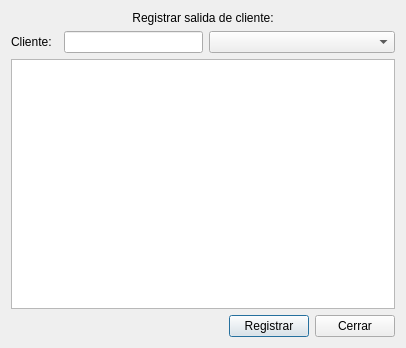
<?xml version="1.0" encoding="UTF-8"?>
<ui version="4.0">
 <class>RegistrarSalida</class>
 <widget class="QDialog" name="RegistrarSalida">
  <property name="geometry">
   <rect>
    <x>0</x>
    <y>0</y>
    <width>406</width>
    <height>348</height>
   </rect>
  </property>
  <property name="windowTitle">
   <string>Dialog</string>
  </property>
  <layout class="QVBoxLayout" name="verticalLayout">
   <item>
    <widget class="QLabel" name="label">
     <property name="text">
      <string>Registrar salida de cliente:</string>
     </property>
     <property name="alignment">
      <set>Qt::AlignmentFlag::AlignCenter</set>
     </property>
    </widget>
   </item>
   <item>
    <layout class="QHBoxLayout" name="horizontalLayout" stretch="1,3,4">
     <item>
      <widget class="QLabel" name="label_2">
       <property name="text">
        <string>Cliente: </string>
       </property>
      </widget>
     </item>
     <item>
      <widget class="QLineEdit" name="lineEditCliente"/>
     </item>
     <item>
      <widget class="QComboBox" name="comboBoxCliente"/>
     </item>
    </layout>
   </item>
   <item>
    <widget class="QTextEdit" name="textEditInformacion">
     <property name="readOnly">
      <bool>true</bool>
     </property>
    </widget>
   </item>
   <item>
    <layout class="QHBoxLayout" name="horizontalLayout_2">
     <item>
      <spacer name="horizontalSpacer">
       <property name="orientation">
        <enum>Qt::Orientation::Horizontal</enum>
       </property>
       <property name="sizeHint" stdset="0">
        <size>
         <width>40</width>
         <height>20</height>
        </size>
       </property>
      </spacer>
     </item>
     <item>
      <widget class="QPushButton" name="pushButtonRegistrar">
       <property name="text">
        <string>Registrar</string>
       </property>
      </widget>
     </item>
     <item>
      <widget class="QPushButton" name="pushButtonCerrar">
       <property name="text">
        <string>Cerrar</string>
       </property>
      </widget>
     </item>
    </layout>
   </item>
  </layout>
 </widget>
 <resources/>
 <connections/>
</ui>
